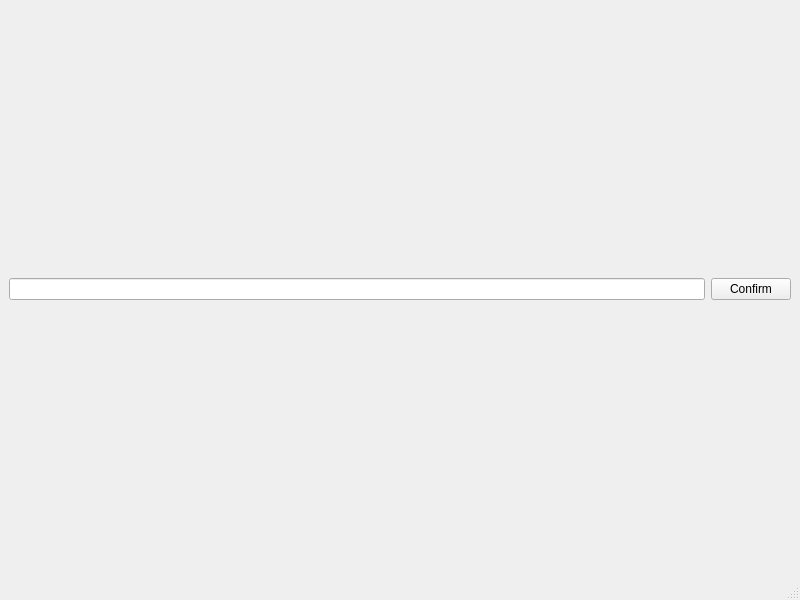
<?xml version="1.0" encoding="UTF-8"?>
<ui version="4.0">
 <class>MainWindow</class>
 <widget class="QMainWindow" name="MainWindow">
  <property name="geometry">
   <rect>
    <x>0</x>
    <y>0</y>
    <width>800</width>
    <height>600</height>
   </rect>
  </property>
  <property name="windowTitle">
   <string>MainWindow</string>
  </property>
  <widget class="QWidget" name="centralwidget">
   <layout class="QHBoxLayout" name="horizontalLayout">
    <item>
     <widget class="QLineEdit" name="Nameinput"/>
    </item>
    <item>
     <widget class="QPushButton" name="Confirm">
      <property name="text">
       <string>Confirm</string>
      </property>
     </widget>
    </item>
   </layout>
  </widget>
  <widget class="QStatusBar" name="statusbar"/>
 </widget>
 <resources/>
 <connections/>
</ui>
